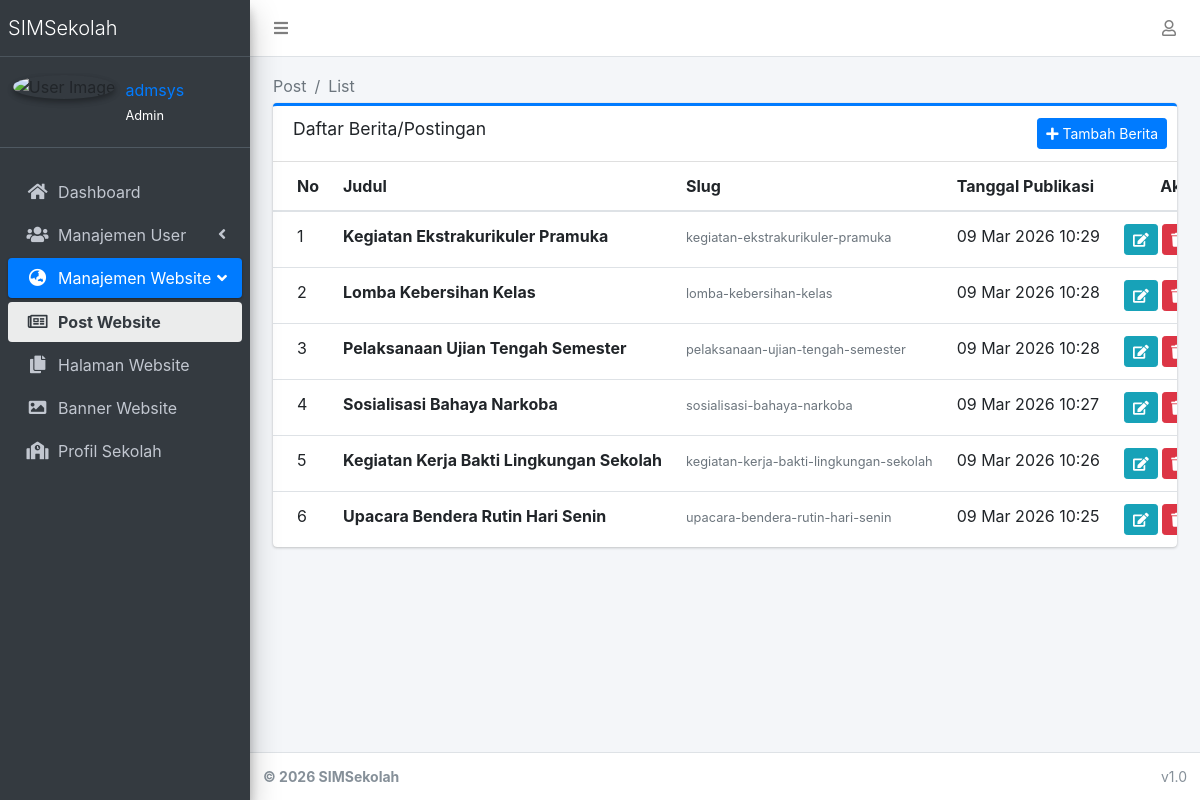
The page /posting/ (signed in) on the database its author committed.
### apps/accounts/models.py (models this page shows, shortened)
class UserProfile(models.Model):
    GENDER_CHOICES = (
        ('L', 'Laki-laki'),
        ('P', 'Perempuan'),
    )
    user = models.OneToOneField(User, on_delete=models.CASCADE)
    nama_lengkap = models.CharField(max_length=150, blank=True)
    nik = models.CharField(max_length=16, blank=True)
    jenis_kelamin = models.CharField(max_length=1, choices=GENDER_CHOICES, blank=True)
    tempat_lahir = models.CharField(max_length=100, blank=True)
    tanggal_lahir = models.DateField(null=True, blank=True)
    nama_ibu_kandung = models.CharField(max_length=150, blank=True)
    nama_sekolah = models.CharField(max_length=200, blank=True)
    npsn = models.CharField(max_length=20, blank=True)
    alamat_sekolah = models.TextField(blank=True)
    email_unit_kerja = models.EmailField(blank=True)
    alamat_rumah = models.TextField(blank=True)
    no_hp = models.CharField(max_length=20, blank=True)
    email_pribadi = models.EmailField(blank=True)
    pendidikan_terakhir = models.CharField(max_length=100, blank=True)
    jurusan = models.CharField(max_length=100, blank=True)
    gelar = models.CharField(max_length=50, blank=True)
    scan_ktp = models.FileField(upload_to='documents/ktp/', blank=True, null=True)
    scan_kk = models.FileField(upload_to='documents/kk/', blank=True, null=True)
    scan_sk = models.FileField(upload_to='documents/sk/', blank=True, null=True)

class User(AbstractUser):
    role = models.CharField(
        max_length=20,
        choices=(
            ('admin', 'Admin'),
            ('operator', 'Operator'),
            ('teacher', 'Teacher'),
            ('student', 'Student'),
        ),
        default='student'
    )

### apps/website/models.py (models this page shows, shortened)
class Post(models.Model):
    title = models.CharField(max_length=200)
    slug = models.SlugField(unique=True, blank=True)
    image = models.ImageField(upload_to='blog/', blank=True, null=True)
    content = CKEditor5Field('Content', config_name='default')
    published_at = models.DateTimeField()

### apps/website/views/general.py (the view)
# urls.py: path('posting/', general.post_list, name='post_list'),
@login_required
def post_list(request):
    posts = Post.objects.all().order_by('-published_at')
    return render(request, 'dashboard/website/post_list.html', {'posts': posts})

### apps/accounts/templatetags/account_tags.py (called while the page is built)
@register.inclusion_tag('accounts/partials/user_info.html', takes_context=True)
def user_profile_info(context):
    request = context['request']
    user = request.user
    return {
        'profile': user.userprofile if user.is_authenticated else None,
        'user': user
    }

### apps/core/context_processors.py (called while the page is built)
def theme(request):
    return {
        "THEME": settings.THEME
    }

def breadcrumbs(request):
    breadcrumbs = []
    if request.resolver_match:
        url_name = request.resolver_match.url_name
        if url_name:
            parts = url_name.split("_")
            for part in parts:
                breadcrumbs.append({
                    "name": part.capitalize(),
                    "url": ""
                })
    return {
        "breadcrumbs": breadcrumbs
    }

### templates/dashboard/website/post_list.html (shortened to what this page needs)
{% extends "dashboard/base.html" %}
{% load static %}
{% block content %}
<div class="container-fluid">
    <div class="row">
        <div class="col-12">
            <div class="card card-outline card-primary">
                <div class="card-header">
                    <h3 class="card-title">Daftar Berita/Postingan</h3>
                    <div class="card-tools">
                        <a href="{% url 'website:post_create' %}" class="btn btn-primary btn-sm">
                            <i class="fas fa-plus"></i> Tambah Berita
                        </a>
                    </div>
                </div>
            <div class="card-body table-responsive p-0">
                <table class="table table-hover text-nowrap">
                    <thead>
                        <tr>
                            <th style="width: 50px;">No</th>
                            <th>Judul</th>
                            <th>Slug</th>
                            <th>Tanggal Publikasi</th>
                            <th class="text-center">Aksi</th>
                        </tr>
                    </thead>
                    <tbody>
                        {% for post in posts %}
                        <tr>
                            <td>{{ forloop.counter }}</td>
                            <td><strong>{{ post.title }}</strong></td>
                            <td><small class="text-muted">{{ post.slug }}</small></td>
                            <td>{{ post.published_at|date:"d M Y H:i" }}</td>
                            <td class="text-center">
                                <a href="{% url 'website:post_edit' post.pk %}" class="btn btn-sm btn-info" title="Edit">
                                    <i class="fas fa-edit"></i>
                                </a>
                                <a href="{% url 'website:post_delete' post.pk %}" class="btn btn-sm btn-danger" title="Hapus" onclick="return confirm('Yakin ingin menghapus berita ini?')">
                                    <i class="fas fa-trash"></i>
                                </a>
                            </td>
                        </tr>
                        {% endfor %}
                    </tbody>
                </table>
            </div>
            </div>
        </div>
    </div>
</div>
{% endblock %}

### apps/accounts/templates/accounts/partials/user_info.html
{% if user.is_authenticated %}
    <div class="user-panel mt-3 pb-3 mb-3 d-flex">
        <div class="image">
            <img src="/static/adminlte/img/user2-160x160.jpg" class="img-circle elevation-2" alt="User Image">
        </div>
        <div class="info">
            <a href="#" class="d-block">{{ profile.nama_lengkap|default:user.username }}</a>
            <small class="text-white">{{ user.role|title }}</small>
        </div>
    </div>
{% endif %}

### rows shown on the page
UserProfile: nama_lengkap "admsys"
User: role "Admin"
Post: title "Kegiatan Ekstrakurikuler Pramuka", slug "kegiatan-ekstrakurikuler-pramuka", published_at "09 Mar 2026 10:29"
Post: title "Lomba Kebersihan Kelas", slug "lomba-kebersihan-kelas", published_at "09 Mar 2026 10:28"
Post: title "Pelaksanaan Ujian Tengah Semester", slug "pelaksanaan-ujian-tengah-semester", published_at "09 Mar 2026 10:28"
Post: title "Sosialisasi Bahaya Narkoba", slug "sosialisasi-bahaya-narkoba", published_at "09 Mar 2026 10:27"
Post: title "Kegiatan Kerja Bakti Lingkungan Sekolah", slug "kegiatan-kerja-bakti-lingkungan-sekolah", published_at "09 Mar 2026 10:26"
Post: title "Upacara Bendera Rutin Hari Senin", slug "upacara-bendera-rutin-hari-senin", published_at "09 Mar 2026 10:25"

### other values the page prints
{{ crumb.name }} "Post" "List"
